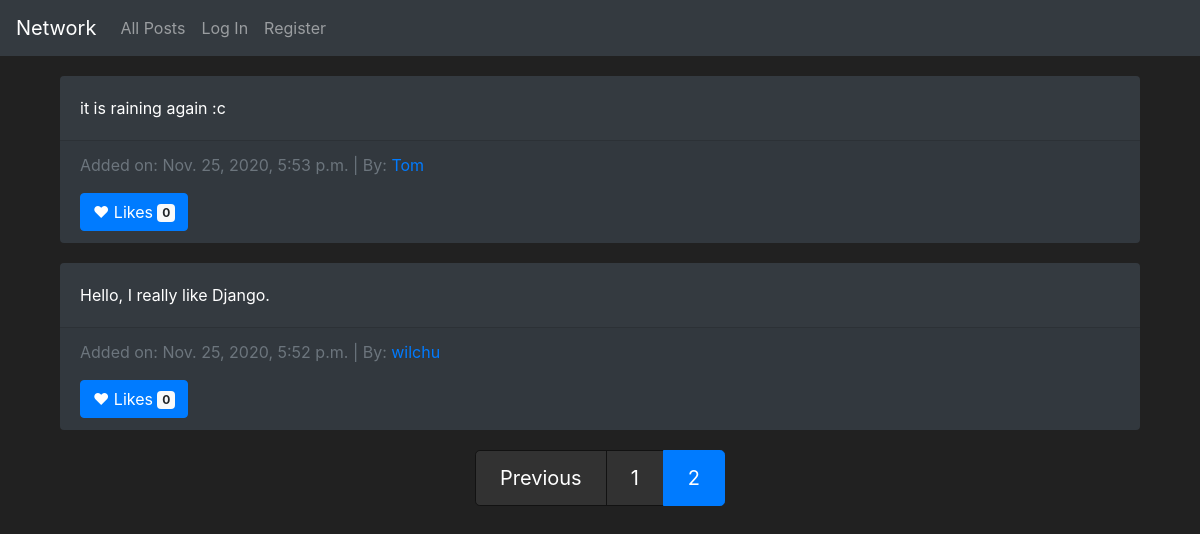
Screenshot of /?page=2 with the database file from the repository.
### network/models.py (models this page shows, shortened)
class Posts(models.Model):
    post_owner = models.ForeignKey(User, on_delete=models.CASCADE, related_name="post_owner")
    post_content = models.CharField(max_length=2000)
    post_date = models.DateTimeField(auto_now_add=True)

class User(AbstractUser):
    followers = models.IntegerField(default=0)
    following = models.IntegerField(default=0)

### network/views.py (the view, shortened to what this page needs)
# urls.py: path("", views.index, name="index"),
def index(request):
    all_posts = Posts.objects.all().order_by('-post_date')
    page = pagination(request, all_posts, 10)
    return render(request, "network/index.html", {
        "all_posts": page,
        "all_likes": getAllLikes(request)
    })

### network/views.py (called while the page is built)
def pagination(request, data_object, results):
    paginator = Paginator(data_object, results)
    try:
        paginator_result = paginator.page(request.GET.get('page', 1))
    except EmptyPage:
        paginator_result = paginator.page(1)
    return paginator_result

def getAllLikes(request):
    if request.user.is_authenticated:
        all_likes = []
        likes = Likes.objects.all().filter(who_liked = request.user)
        for like in likes:
            all_likes.append(like.post.id)
        return all_likes
    else:
        return []

### network/templates/network/index.html (shortened to what this page needs)
{% extends "network/layout.html" %}
{% block body %}
    <section>
      <div class="container">
          {% for post in all_posts %}
          <div class="card bg-dark text-white">
              <div class="card-body">
                <p class="card-text">{{ post.post_content }}</p>
              </div>
              <div class="card-footer text-muted">
                <p>Added on: {{ post.post_date }} | By: <a href="{% url 'profil' post.post_owner.id %}">{{ post.post_owner }}</a></p>
                <button type="button" class="btn btn-primary like" data-postid="{{ post.id }}">
                  {% if post.id in all_likes %}
                    <span class="liked">&hearts;</span>
                  {% else %}
                  <span>&hearts;</span>
                  {% endif %}
                  Likes <span class="badge badge-light">{{ post.likes_set.count }}</span>
                </button>
              </div>
            </div>
          {% endfor %}
      </div>
    </section>
    <section style="margin-top: 20px;">
      <nav aria-label="Posts pagination">
        <ul class="pagination justify-content-center pagination-lg">
          {% if all_posts.has_previous %}
            <li class="page-item">
              <a class="page-link" href="{% url 'index' %}?page={{ all_posts.previous_page_number }}">Previous</a>
            </li>
          {% endif %}
          {% for page in all_posts.paginator.page_range %}
            <li class="page-item {% if page == all_posts.number %} active {% endif %}">
              <a class="page-link" href="{% url 'index' %}?page={{ page }}">{{ page }}</a>
            </li>
          {% endfor %}
        </ul>
      </nav>
    </section>
{% endblock %}

### network/static/network/styles.css (style rules this page uses)
body { background-color: #212121; color: #fff !important; }
.card { margin-top: 20px; border: none; }
.page-link { color: #fff; background-color: #323232; border-color: #121212; }

### rows the page displays
Posts: post_content "it is raining again :c", post_date "Nov. 25, 2020, 5:53 p.m.", post_owner "Tom", likes_set.count "0"
Posts: post_content "Hello, I really like Django.", post_date "Nov. 25, 2020, 5:52 p.m.", post_owner "wilchu", likes_set.count "0"

### other values shown
{{ page }} "1" "2"
